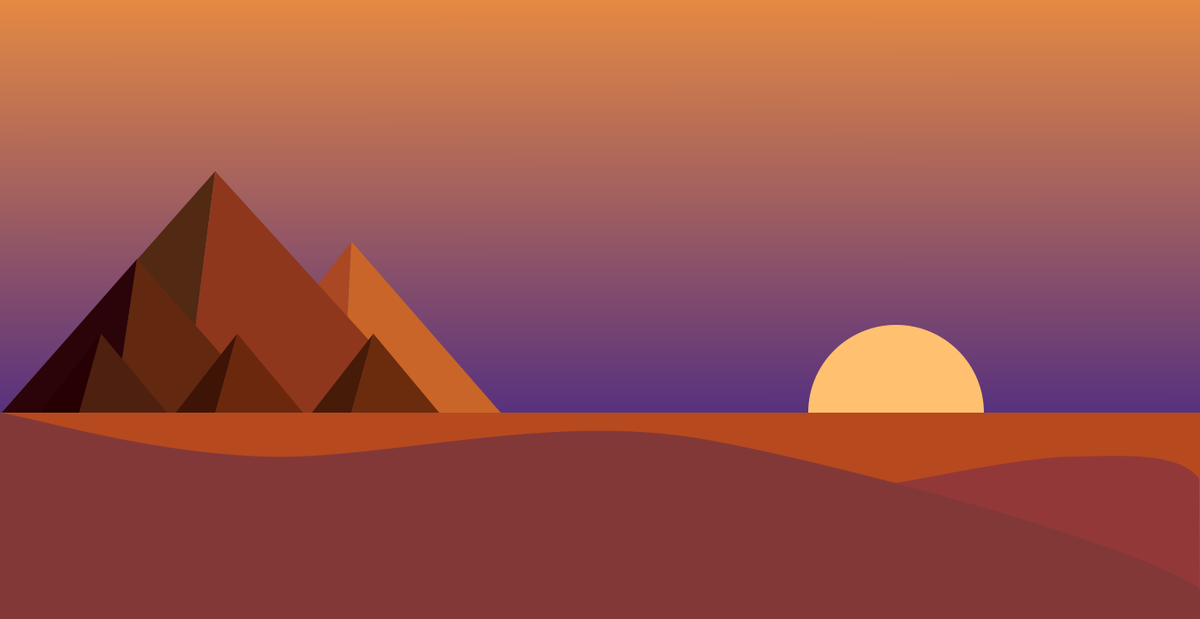
Frame 1 (no input)
Frame 60 (the mouse pressed at the canvas centre just before this capture): identical to frame 1, image omitted
Frame 120 (the mouse held since frame 60 and released just before this capture): identical to frame 1, image omitted

The Processing sketch that drew this single still picture (run headless with seeded random() and noise(); from frame 60 on, the mouse is pressed at the canvas centre):

// Processing sketch: skyline
// ── skyline.pde

void setup()
{
  size(1366, 705);
  background(#E58A43);
  
  color topColor = color(#8B2BED);
  color bottomColor = color(#12069D);
  float gradeFactor;

  loadPixels();
  for (int i = 0;i<pixels.length; i++)
  {
    float r= red(pixels[i]);
    float g= green(pixels[i]);
    float b= blue(pixels[i]);

    float r2 = red(bottomColor);
    float g2 = green(bottomColor);
    float b2 = blue(bottomColor);

    r = r * (pixels.length - i) / pixels.length + ((r2 * i) / pixels.length);
    g = g * (pixels.length - i) / pixels.length + ((g2 * i) / pixels.length);
    b = b * (pixels.length - i) / pixels.length + ((b2 * i) / pixels.length);
    pixels[i] = color(r, g, b);
  }
  updatePixels();

  noStroke();
  fill(255, 192, 112);
  ellipse(1020, 470, 200, 200);

  fill(243, 112, 67);
  

  fill(#B7491E);
  noStroke();
  rect(0, 470, width, 300);

  fill(255, 147, 63);
  
  //dunes
  fill(#933838);
  beginShape();
  curveVertex(1020, 550);
  curveVertex(1020, 550);
  curveVertex(1220, 520);
  curveVertex(1365, 545);
  curveVertex(width, height);
  vertex(width, height);
  vertex(1020, height);
  endShape(CLOSE);



  fill(#833838);
  noStroke();
  beginShape();
  curveVertex(0, 470);
  curveVertex(0, 470);
  curveVertex(300, 520);
  curveVertex(800, 500);
  curveVertex(1360, 705);
  curveVertex(0, 705);
  curveVertex(0, 705);
  endShape(CLOSE);

  //Pyramid 3 side 1
  fill(170, 72, 35);
  triangle(250, 470, 400, 275, 390, 470);
  //Pyramid 3 side 2
  fill(201, 101, 41);
  triangle(390, 470, 400, 275, 570, 470);

  //Pyramid 2 side 1
  fill(82, 41, 19);
  triangle(2, 470, 245, 195, 210, 470);
  //Pyramid 2 side 2
  fill(142, 55, 28);
  triangle(210, 470, 245, 195, 495, 470);

  //Pyramid 1 side 1

  fill(43, 4, 9);
  triangle(2, 470, 156, 295, 130, 470);
  //Pyramid 1 side 2
  fill(98, 40, 16);
  triangle(130, 470, 156, 295, 310, 470);


  fill(38, 0, 2);
  triangle(45, 470, 115, 380, 90, 470);
  fill(78, 32, 16);
  triangle(90, 470, 115, 380, 190, 470);

  fill(61, 20, 6);
  triangle(200, 470, 270, 380, 245, 470);
  fill(107, 40, 13);
  triangle(245, 470, 270, 380, 345, 470);

  fill(70, 27, 8);
  triangle(355, 470, 425, 380, 400, 470);
  fill(107, 44, 14);
  triangle(400, 470, 425, 380, 500, 470);
}




void draw()
{
  println(mouseX + " " + mouseY);
}
